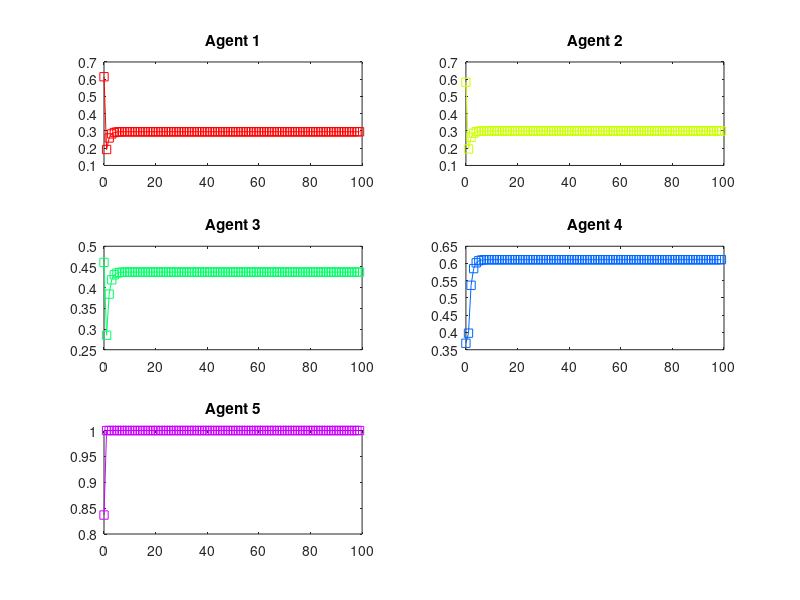

The MATLAB source for this figure:

% INITIALIZATION

% global start time 
start_time = 1;

% global end time 
steps = 100;   

% step size
delta_t = 0.1; 

% update
update = 0.5;

% number of agents
number_agents = 5;

% Make a random field
state = zeros(number_agents,steps); 

% calculating chance by given an percentage for zero
chanceZero = 0.4;

% Initial Values
for agents = 1:number_agents
    state(agents,1) = rand(1);
end


% make aggimpact

aggimpact = double(number_agents);

% CREATE VARIABLE CONTAINING CONNECTION WEIGHTS FOR THE CONNECTIONS BETWEEN
% AGENTS

% calculating chance by given a percentagemore than zero
chanceRest = ((1-chanceZero)/9); 

%make a vector with random numbers given by number of agents
r=rand(number_agents); 

% make probability vector
prob=[chanceZero,chanceRest,chanceRest,chanceRest,chanceRest,chanceRest,chanceRest,chanceRest,chanceRest,chanceRest,chanceRest];
prob = cumsum(prob);
% values corresponding to the probabilities
value=[0,.1,.2,.3,.4,.5,.6,.7,.8,.9,1];   

% calculate weights
weights = arrayfun(@(z)(value(find(z<=prob,1,'first'))), r);
  

%CALCULATING STATES OF AGENTS

% initializing time
time = start_time + delta_t;

% finding the scalefactor without subtracting own value for an given agent
sumColumn = ((sum(weights,1)));

% find the overall sum of the given row without subtracting own value for an given agent
sumRow = ((sum(weights,2))); 


for agents = 1:number_agents
    % calculate the aggimpact (Sum from Row - own value)/ SumColumn - own value
   aggimpact(agents) = ((sumRow(agents) - weights(agents,agents))/(sumColumn(agents)-weights(agents,agents)));
end   

% calculating new states of agent
%initializing step
stateNumber = 2;
intermediate_state = zeros(number_agents);
intermediate_state(agents) = state(agents,1);
while start_time < steps 
    step = 1;
   
    for agents = 1:number_agents
        
    end
    
    while step <= 10 
        start_time = start_time + delta_t;
        for agents = 1:number_agents
        % update rule state(t+delta_t) = state(t)(update(aggimpact(choosen agent)delta_t
        
        % applying the update rule
            intermediate_state(agents) = intermediate_state(agents)+(update*aggimpact(agents)-intermediate_state(agents))*delta_t;  
        end
        % higher step
        step = step + 1;
       
    end
    
    for agents = 1:number_agents
        % When the state of a agent is bigger than 1,make the state 1.
        if intermediate_state(agents) > 1
            intermediate_state(agents) = 1;
        end
            
         state(agents,stateNumber) = intermediate_state(agents);

    end
    
    stateNumber = stateNumber + 1;
end

% MAKE A PLOT

% make a output Variable
output = zeros(number_agents,steps);

% make for every agent another color for the plot
cmap = hsv(number_agents);

% Setting Stepsize for every point on plot
x = 0:1:steps-1;

% printing a plot with the states


% convert given states to an output
for i=1:number_agents
    for t = 1:steps
    eval(sprintf('output_a%d(%d) = state(%d,%d)', i,t,i,t));
    end
end

% finally print plot
hold on;
for output= 1:number_agents
    subplot(3,2,output);
    eval(sprintf('plot(x,output_a%d,''-s'',''Color'',cmap(output,:))',output)); 
    eval(sprintf('title(''Agent %d'')',output));
end
hold off;
